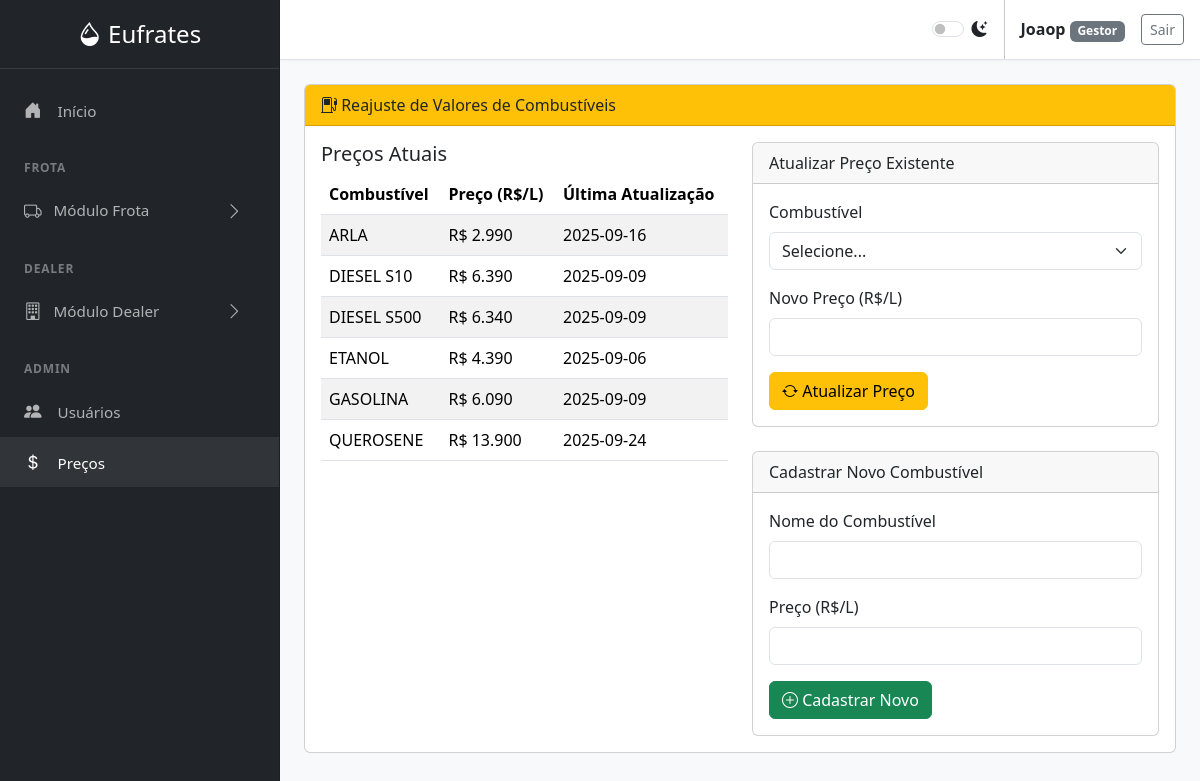
The page /reajuste-combustiveis (signed in) on the database its author committed.
### tables this page shows
CREATE TABLE users (
        id INTEGER PRIMARY KEY AUTOINCREMENT,
        username TEXT NOT NULL UNIQUE,
        password_hash TEXT NOT NULL,
        role TEXT NOT NULL CHECK(role IN ('Gestor', 'Comprador', 'Padrão'))
    );

CREATE TABLE precos_combustivel (
        id INTEGER PRIMARY KEY AUTOINCREMENT,
        combustivel TEXT NOT NULL UNIQUE,
        preco REAL NOT NULL,
        data_atualizacao TEXT NOT NULL
    );

### frota.py (the view, shortened to what this page needs)
@frota_bp.route('/reajuste-combustiveis', methods=['GET', 'POST'])
@login_required
@roles_required(['Administrador', 'Gestor'])
def reajuste_combustiveis():
    precos = obter_precos_combustivel()
    return render_template('reajuste_combustiveis.html', precos=precos, active_page='reajuste_combustiveis')

### database.py (called while the page is built)
def get_db_connection():
    conn = sqlite3.connect('abastecimentos.db')
    conn.row_factory = sqlite3.Row
    return conn

def get_user_by_id(user_id):
    conn = get_db_connection()
    user = conn.execute('SELECT * FROM users WHERE id = ?', (user_id,)).fetchone()
    conn.close()
    return user

def obter_precos_combustivel():
    conn = get_db_connection()
    query = "SELECT combustivel, preco, data_atualizacao FROM precos_combustivel ORDER BY combustivel"
    df = pd.read_sql(query, conn)
    conn.close()
    return df.to_dict('records')

### utils.py (called while the page is built)
def inject_now():
    return {'now': datetime.now(), 'g': g}

def load_logged_in_user():
    user_id = session.get('user_id')
    g.user = get_user_by_id(user_id) if user_id else None

def login_required(view):
    @wraps(view)
    def wrapped_view(*args, **kwargs):
        if g.user is None:
            flash('Você precisa estar logado para acessar esta página.', 'warning')
            return redirect(url_for('auth.login'))
        return view(*args, **kwargs)
    return wrapped_view

def roles_required(roles):
    def wrapper(view):
        @wraps(view)
        def wrapped_view(*args, **kwargs):
            if g.user is None:
                flash('Você precisa estar logado para acessar esta página.', 'warning')
                return redirect(url_for('auth.login'))
            if g.user['role'] not in roles and g.user['role'] != 'Administrador':
                flash('Acesso negado. Sua função não permite acessar esta página.', 'danger')
                return redirect(url_for('frota.index'))
            return view(*args, **kwargs)
        return wrapped_view
    return wrapper

### templates/reajuste_combustiveis.html (shortened to what this page needs)
{% extends "base.html" %}
{% block content %}
<div class="card">
    <div class="card-header bg-warning text-dark">
        <i class="bi bi-fuel-pump"></i> Reajuste de Valores de Combustíveis
    </div>
    <div class="card-body">
        <div class="row">
            <div class="col-md-6">
                <h5>Preços Atuais</h5>
                <div class="table-responsive">
                    <table class="table table-striped">
                        <thead>
                            <tr>
                                <th>Combustível</th>
                                <th>Preço (R$/L)</th>
                                <th>Última Atualização</th>
                            </tr>
                        </thead>
                        <tbody>
                            {% for preco in precos %}
                            <tr>
                                <td>{{ preco.combustivel }}</td>
                                <td>R$ {{ "%.3f"|format(preco.preco) }}</td>
                                <td>{{ preco.data_atualizacao }}</td>
                            </tr>
                            {% endfor %}
                        </tbody>
                    </table>
                </div>
            </div>
            <div class="col-md-6">
                <div class="card mb-4">
                    <div class="card-header">Atualizar Preço Existente</div>
                    <div class="card-body">
                        <form method="POST" action="/reajuste-combustiveis">
                            <div class="mb-3">
                                <label class="form-label">Combustível</label>
                                <select class="form-select" name="combustivel" required>
                                    <option value="">Selecione...</option>
                                </select>
                            </div>
                            <div class="mb-3">
                                <label class="form-label">Novo Preço (R$/L)</label>
                                <input type="number" step="0.001" class="form-control" name="novo_preco" required>
                            </div>
                            <button type="submit" class="btn btn-warning">
                                <i class="bi bi-arrow-repeat"></i> Atualizar Preço
                            </button>
                        </form>
                    </div>
                </div>
                <div class="card">
                    <div class="card-header">Cadastrar Novo Combustível</div>
                    <div class="card-body">
                        <form method="POST" action="/reajuste-combustiveis">
                            <div class="mb-3">
                                <label class="form-label">Nome do Combustível</label>
                                <input type="text" class="form-control" name="novo_combustivel" required>
                            </div>
                            <div class="mb-3">
                                <label class="form-label">Preço (R$/L)</label>
                                <input type="number" step="0.001" class="form-control" name="novo_preco" required>
                            </div>
                            <button type="submit" class="btn btn-success">
                                <i class="bi bi-plus-circle"></i> Cadastrar Novo
                            </button>
                        </form>
                    </div>
                </div>
            </div>
        </div>
    </div>
</div>
{% endblock %}

### templates/base.html (shortened to what this page needs)
<!DOCTYPE html>
<html lang="pt-BR" data-bs-theme="light">
<head>
    <link href="https://cdn.jsdelivr.net/npm/bootstrap@5.3.3/dist/css/bootstrap.min.css" rel="stylesheet">
    <link rel="stylesheet" href="https://cdn.jsdelivr.net/npm/bootstrap-icons@1.11.3/font/bootstrap-icons.min.css">
</head>
<body>
    <div class="sidebar text-white">
        <div class="sidebar-header text-center">
            <a href="{{ url_for('frota.index') }}" class="fs-4 text-white text-decoration-none">
                <i class="bi bi-droplet-half"></i> Eufrates
            </a>
        </div>
        <ul class="nav flex-column flex-grow-1 mt-3">
            <li class="nav-item">
                <a class="nav-link {% if active_page == 'index' %}active{% endif %}" href="{{ url_for('frota.index') }}">
                    <i class="bi bi-house-door-fill"></i> Início
                </a>
            </li>
            <div class="sidebar-heading">Frota</div>
            <li class="nav-item">
                <a class="nav-link d-flex align-items-center" data-bs-toggle="collapse" href="#frotaSubmenu" role="button" aria-expanded="false" aria-controls="frotaSubmenu">
                    <i class="bi bi-truck"></i> Módulo Frota <i class="bi bi-chevron-right arrow"></i>
                </a>
            </li>
            <div class="sidebar-heading">Dealer</div>
            <li class="nav-item">
                <a class="nav-link d-flex align-items-center" data-bs-toggle="collapse" href="#dealerSubmenu" role="button" aria-expanded="false" aria-controls="dealerSubmenu">
                    <i class="bi bi-building"></i> Módulo Dealer <i class="bi bi-chevron-right arrow"></i>
                </a>
            </li>
            {% if g.user and g.user.role in ['Administrador', 'Gestor'] %}
            <div class="sidebar-heading">Admin</div>
            <li class="nav-item">
                <a class="nav-link {% if active_page == 'user_management' %}active{% endif %}" href="{{ url_for('auth.user_management') }}">
                    <i class="bi bi-people-fill"></i> Usuários
                </a>
            </li>
            <li class="nav-item">
                <a class="nav-link {% if active_page == 'reajuste_combustiveis' %}active{% endif %}" href="{{ url_for('frota.reajuste_combustiveis') }}">
                    <i class="bi bi-currency-dollar"></i> Preços
                </a>
            </li>
            {% endif %}
        </ul>
    </div>
    <div class="main-content">
        <nav class="top-nav px-3 d-flex align-items-center justify-content-end">
            <div class="form-check form-switch me-3">
                <input class="form-check-input" type="checkbox" role="switch" id="themeSwitcher">
                <label class="form-check-label" for="themeSwitcher"><i class="bi bi-moon-stars-fill"></i></label>
            </div>
            {% if g.user %}
                <div class="px-3">
                    <span class="fw-bold">{{ g.user.username }}</span>
                    <span class="badge text-bg-secondary">{{ g.user.role }}</span>
                </div>
                <a href="{{ url_for('auth.logout') }}" class="btn btn-outline-secondary btn-sm">Sair</a>
            {% endif %}
        </nav>
        <main class="page-content">
            {% block content %}{% endblock %}
        </main>
    </div>
</body>
</html>

### templates/base.html (style rules this page uses)
:root { --sidebar-width: 280px; }
body { display: flex; background-color: var(--bs-tertiary-bg); }
.sidebar { width: var(--sidebar-width); height: 100vh; position: fixed; top: 0; left: 0; display: flex; flex-direction: column; background-color: #212529; border-right: 1px solid var(--bs-border-color-translucent); overflow-y: auto; }
.main-content { margin-left: var(--sidebar-width); width: calc(100% - var(--sidebar-width)); }
.top-nav { background-color: var(--bs-body-bg); border-bottom: 1px solid var(--bs-border-color); min-height: 60px; box-shadow: 0 1px 3px rgba(0,0,0, .04); }
.page-content { padding: 1.5rem; }
.sidebar-header { padding: 1rem 1.5rem; border-bottom: 1px solid rgba(255, 255, 255, 0.1); }
.sidebar .nav-link { color: rgba(255, 255, 255, 0.65); font-size: 0.95rem; padding: 0.75rem 1.5rem; }
.sidebar .nav-link:hover, .sidebar .nav-link.active { background-color: rgba(255, 255, 255, 0.07); color: #fff; }
.sidebar .nav-link .bi { margin-right: 0.75rem; font-size: 1.1rem; }
.sidebar .nav-link[data-bs-toggle="collapse"] .arrow { margin-left: auto; transition: transform 0.2s ease-in-out; }
.sidebar-heading { font-size: .75rem; text-transform: uppercase; letter-spacing: .05rem; font-weight: 600; color: rgba(255, 255, 255, 0.4); padding: 1.5rem 1.5rem 0.5rem; }

### rows shown on the page
users: user.username "Joaop", user.role "Gestor"
precos_combustivel: combustivel "ARLA", preco "2.990", data_atualizacao "2025-09-16"
precos_combustivel: combustivel "DIESEL S10", preco "6.390", data_atualizacao "2025-09-09"
precos_combustivel: combustivel "DIESEL S500", preco "6.340", data_atualizacao "2025-09-09"
precos_combustivel: combustivel "ETANOL", preco "4.390", data_atualizacao "2025-09-06"
precos_combustivel: combustivel "GASOLINA", preco "6.090", data_atualizacao "2025-09-09"
precos_combustivel: combustivel "QUEROSENE", preco "13.900", data_atualizacao "2025-09-24"
